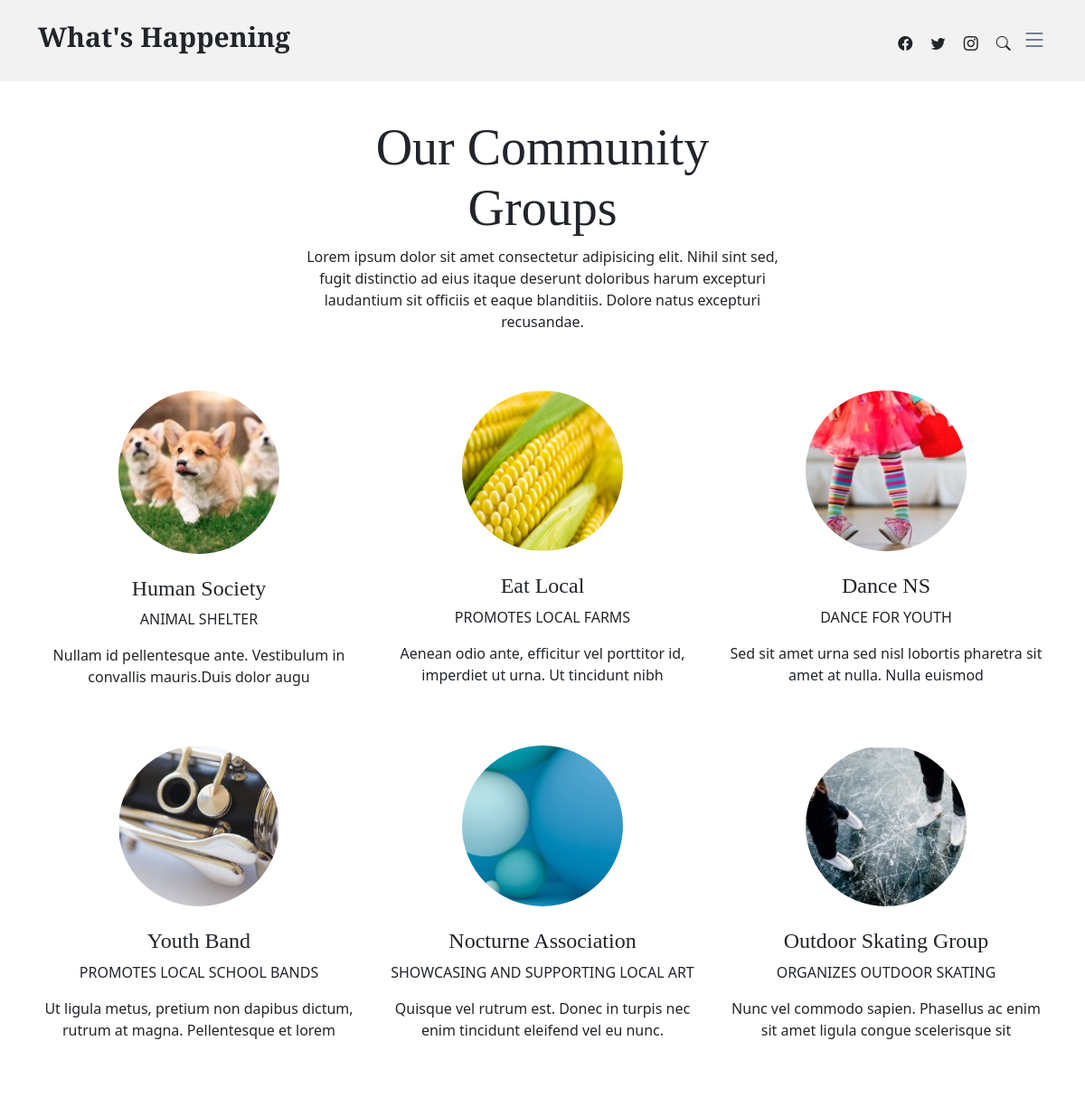
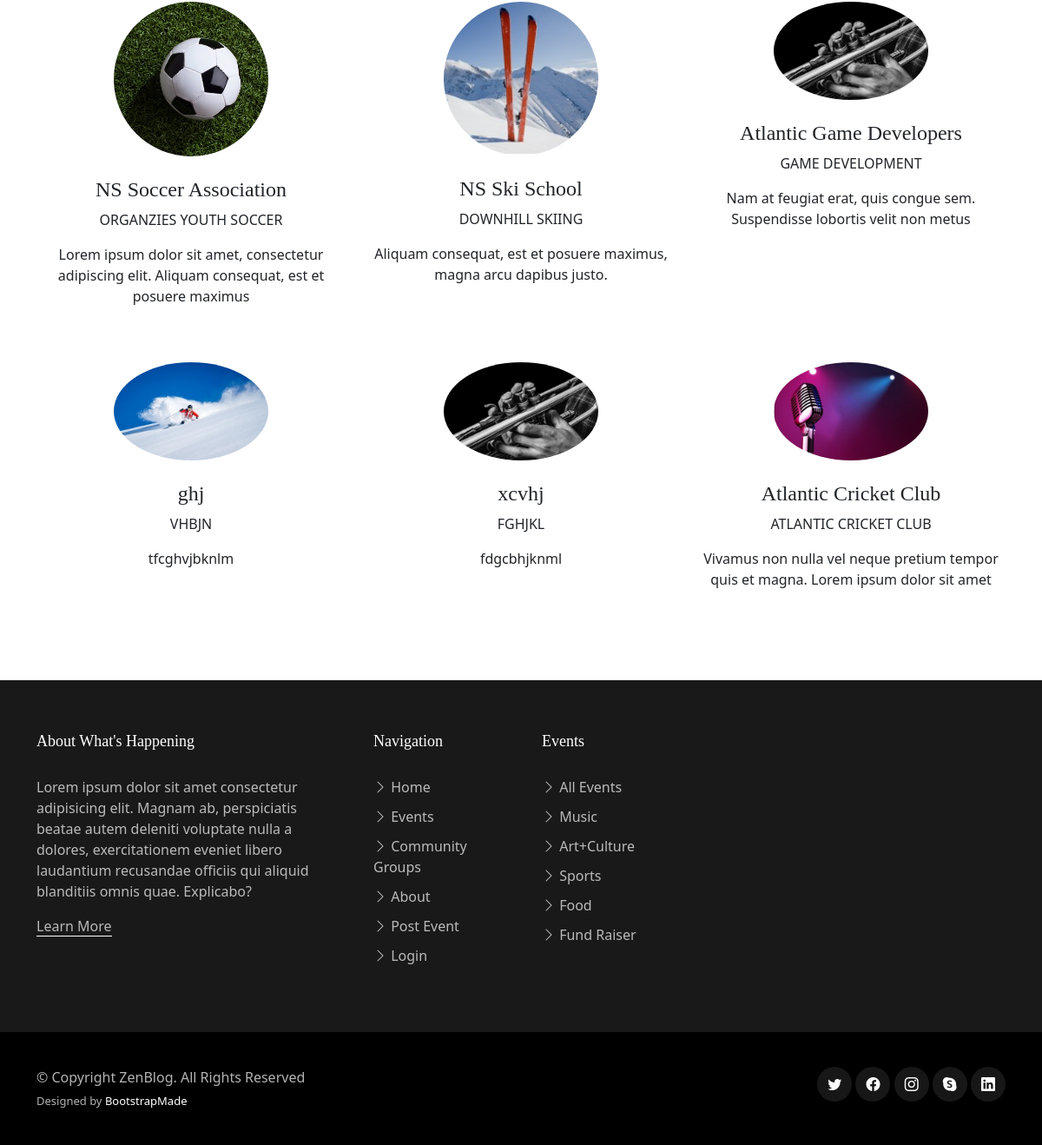
The page /groups.php on the database its author committed (2 pictures, top to bottom).
### tables this page shows
CREATE TABLE `groups` (
  `GroupID` int(11) NOT NULL,
  `GroupName` varchar(100) NOT NULL,
  `GroupImage` varchar(50) NOT NULL,
  `GroupType` varchar(100) NOT NULL,
  `GroupDesc` text NOT NULL,
  `ContactName` varchar(255) NOT NULL,
  `ContactEmail` varchar(255) NOT NULL
);

### groups.php (the view, shortened to what this page needs)
<!DOCTYPE html>
<html lang="en">
<head>
  <link href="assets/vendor/bootstrap/css/bootstrap.min.css" rel="stylesheet">
  <link href="assets/vendor/bootstrap-icons/bootstrap-icons.css" rel="stylesheet">
  <link href="assets/vendor/swiper/swiper-bundle.min.css" rel="stylesheet">
  <link href="assets/vendor/glightbox/css/glightbox.min.css" rel="stylesheet">
  <link href="assets/vendor/aos/aos.css" rel="stylesheet">
  <link href="assets/css/variables.css" rel="stylesheet">
  <link href="assets/css/main.css" rel="stylesheet">
</head>
<body>
  <header id="header" class="header d-flex align-items-center fixed-top">
    <div class="container-fluid container-xl d-flex align-items-center justify-content-between">
      <a href="index.php" class="logo d-flex align-items-center">
        <h1>What's Happening</h1>
      </a>
      <div class="position-relative">
        <a href="#" class="mx-2"><span class="bi-facebook"></span></a>
        <a href="#" class="mx-2"><span class="bi-twitter"></span></a>
        <a href="#" class="mx-2"><span class="bi-instagram"></span></a>
        <a href="#" class="mx-2 js-search-open"><span class="bi-search"></span></a>
        <i class="bi bi-list mobile-nav-toggle"></i>
      </div>
    </div>
  </header>
  <main id="main">
    <section>
      <div class="container" data-aos="fade-up">
        <div class="row">
          <div class="col-12 text-center mb-5">
            <div class="row justify-content-center">
              <div class="col-lg-6">
                <h2 class="display-4">Our Community Groups</h2>
                <p>Lorem ipsum dolor sit amet consectetur adipisicing elit. Nihil sint sed, fugit distinctio ad eius itaque deserunt doloribus harum excepturi laudantium sit officiis et eaque blanditiis. Dolore natus excepturi recusandae.</p>
              </div>
            </div>
          </div>
          <?php
            $db_hostname = 'localhost';
            $db_username = 'root';
            $db_password = 'root';
            $db_database = 'whats_happening';
            $conn = mysqli_connect ($db_hostname, $db_username, $db_password, $db_database);
            $groups_query = "SELECT * FROM groups";
            $result = mysqli_query($conn, $groups_query);
            while ($row = $result->fetch_assoc()) {
                $groupName = $row["GroupName"];
                $groupImage = $row["GroupImage"];
                $groupType = $row["GroupType"];
                $groupDesc = $row["GroupDesc"];
                $finalView = <<<HTML
                <div class="col-lg-4 text-center mb-5">
                    <img src="$groupImage" alt="" class="img-fluid rounded-circle w-50 mb-4">
                    <h4>$groupName</h4>
                    <span class="d-block mb-3 text-uppercase">$groupType</span>
                    <p>$groupDesc</p>
                </div>
                HTML;
                echo $finalView;
            }
          ?>
        </div>
      </div>
    </section>
  </main>
<footer id="footer" class="footer">
<div class="footer-content">
  <div class="container">
    <div class="row g-5">
      <div class="col-lg-4">
        <h3 class="footer-heading">About What's Happening</h3>
        <p>Lorem ipsum dolor sit amet consectetur adipisicing elit. Magnam ab, perspiciatis beatae autem deleniti voluptate nulla a dolores, exercitationem eveniet libero laudantium recusandae officiis qui aliquid blanditiis omnis quae. Explicabo?</p>
        <p><a href="about.php" class="footer-link-more">Learn More</a></p>
      </div>
      <div class="col-6 col-lg-2">
        <h3 class="footer-heading">Navigation</h3>
        <ul class="footer-links list-unstyled">
          <li><a href="index.php"><i class="bi bi-chevron-right"></i> Home</a></li>
          <li><a href="events.php?target="><i class="bi bi-chevron-right"></i> Events</a></li>
          <li><a href="groups.php"><i class="bi bi-chevron-right"></i> Community Groups</a></li>
          <li><a href="about.php"><i class="bi bi-chevron-right"></i> About</a></li>
          <li><a href="post.php"><i class="bi bi-chevron-right"></i> Post Event</a></li>
          <li><a href="login.php"><i class="bi bi-chevron-right"></i> Login</a></li>
        </ul>
      </div>
      <div class="col-6 col-lg-2">
        <h3 class="footer-heading">Events</h3>
        <ul class="footer-links list-unstyled">
          <li><a href="events.php?target="><i class="bi bi-chevron-right"></i> All Events</a></li>
          <li><a href="events.php?target=Music"><i class="bi bi-chevron-right"></i> Music</a></li>
          <li><a href="events.php?target=Art%2BCulture"><i class="bi bi-chevron-right"></i> Art+Culture</a></li>
          <li><a href="events.php?target=Sports"><i class="bi bi-chevron-right"></i> Sports</a></li>
          <li><a href="events.php?target=Food"><i class="bi bi-chevron-right"></i> Food</a></li>
          <li><a href="events.php?target=Fund%20Raiser"><i class="bi bi-chevron-right"></i> Fund Raiser</a></li>
        </ul>
      </div>
    </div>
  </div>
</div>
<div class="footer-legal">
  <div class="container">
    <div class="row justify-content-between">
      <div class="col-md-6 text-center text-md-start mb-3 mb-md-0">
        <div class="copyright">
          © Copyright <strong><span>ZenBlog</span></strong>. All Rights Reserved
        </div>
        <div class="credits">
          Designed by <a href="https://bootstrapmade.com/">BootstrapMade</a>
        </div>
      </div>
      <div class="col-md-6">
        <div class="social-links mb-3 mb-lg-0 text-center text-md-end">
          <a href="#" class="twitter"><i class="bi bi-twitter"></i></a>
          <a href="#" class="facebook"><i class="bi bi-facebook"></i></a>
          <a href="#" class="instagram"><i class="bi bi-instagram"></i></a>
          <a href="#" class="google-plus"><i class="bi bi-skype"></i></a>
          <a href="#" class="linkedin"><i class="bi bi-linkedin"></i></a>
        </div>
      </div>
    </div>
  </div>
</div>
</footer>
</body>
</html>

### assets/css/variables.css (style rules this page uses)
:root { --font-default: 'EB Garamond', system-ui, -apple-system, "Segoe UI", Roboto, "Helvetica Neue", Arial, "Noto Sans", "Liberation Sans", sans-serif, "Apple Color Emoji", "Segoe UI Emoji", "Segoe UI Symbol", "Noto Color Emoji"; --font-primary: 'EB Garamond', serif; --font-secondary: 'Inter', sans-serif; --color-default: #212529; --color-default-rgb: 33, 37, 41; --color-links: #212529; --color-links-hover: #15171a; --color-primary: #212529; --color-primary-light: #26282c; --color-primary-dark: #0b0c0e; --color-primary-rgb: 33, 37, 41; --color-primary-light-rgb: 38, 40, 44; --color-primary-dark-rgb: 11, 12, 14; --color-secondary: #596d80; --color-secondary-light: #8498aa; --color-secondary-dark: #404f5c; --color-secondary-rgb: 89, 109, 128; --color-secondary-light-rgb: 132, 152, 170; --color-secondary-dark-rgb: 64, 79, 92; --color-blue: #0d6efd; --color-blue-rgb: 13, 110, 253; --color-indigo: #6610f2; --color-indigo-rgb: 102, 16, 242; --color-purple: #6f42c1; --color-purple-rgb: 111, 66, 193; --color-pink: #f3268c; --color-pink-rgb: 243, 38, 140; --color-red: #df1529; --color-red-rgb: 223, 21, 4; --color-orange: #fd7e14; --color-orange-rgb: 253, 126, 20; --color-yellow: #ffc107; --color-yellow-rgb: 255, 193, 7; --color-green: #059652; --color-green-rgb: 5, 150, 82; --color-teal: #20c997; --color-teal-rgb: 32, 201, 151; --color-cyan: #0dcaf0; --color-cyan-rgb: 13, 202, 240; --color-white: #ffffff; --color-white-rgb: 255, 255, 255; --color-gray: #6c757d; --color-gray-rgb: 108, 117, 125; --color-black: #000000; --color-black-rgb: 0, 0, 0; }
:root { --bs-blue: var(--color-blue); --bs-indigo: var(--color-indigo); --bs-purple: var(--color-purple); --bs-pink: var(--color-pink); --bs-red: var(--color-red); --bs-orange: var(--color-orange); --bs-yellow: var(--color-yellow); --bs-green: var(--color-green); --bs-teal: var(--color-teal); --bs-cyan: var(--color-cyan); --bs-white: var(--color-white); --bs-gray: var(--color-gray); --bs-gray-dark: #343a40; --bs-gray-100: #f8f9fa; --bs-gray-200: #e9ecef; --bs-gray-300: #dee2e6; --bs-gray-400: #ced4da; --bs-gray-500: #adb5bd; --bs-gray-600: #6c757d; --bs-gray-700: #495057; --bs-gray-800: #343a40; --bs-gray-900: #212529; --bs-primary: var(--color-blue); --bs-secondary: var(--color-blue); --bs-success: #198754; --bs-info: #0dcaf0; --bs-warning: #ffc107; --bs-danger: #dc3545; --bs-light: #f8f9fa; --bs-dark: #212529; --bs-primary-rgb: var(--color-primary-rgb); --bs-secondary-rgb: var(--color-secondary-rgb); --bs-success-rgb: 25, 135, 84; --bs-info-rgb: 13, 202, 240; --bs-warning-rgb: 255, 193, 7; --bs-danger-rgb: 220, 53, 69; --bs-light-rgb: 248, 249, 250; --bs-dark-rgb: 33, 37, 41; --bs-white-rgb: var(--color-white-rgb); --bs-black-rgb: var(--color-black-rgb); --bs-body-color-rgb: var(--color-default-rgb); --bs-body-bg-rgb: 255, 255, 255; --bs-font-sans-serif: var(--font-default); --bs-font-monospace: SFMono-Regular, Menlo, Monaco, Consolas, "Liberation Mono", "Courier New", monospace; --bs-gradient: linear-gradient(180deg, rgba(255, 255, 255, 0.15), rgba(255, 255, 255, 0)); --bs-body-font-family: var(--font-default); --bs-body-font-size: 1rem; --bs-body-font-weight: 400; --bs-body-line-height: 1.5; --bs-body-color: var(--color-default); --bs-body-bg: #fff; }

### rows shown on the page
groups: GroupImage (picture), GroupName "Human Society", GroupType "ANIMAL SHELTER", GroupDesc "Nullam id pellentesque ante. Vestibulum in convallis mauris.Duis dolor augu"
groups: GroupImage (picture), GroupName "Eat Local", GroupType "PROMOTES LOCAL FARMS", GroupDesc "Aenean odio ante, efficitur vel porttitor id, imperdiet ut urna. Ut tincidunt nibh"
groups: GroupImage (picture), GroupName "Dance NS", GroupType "DANCE FOR YOUTH", GroupDesc "Sed sit amet urna sed nisl lobortis pharetra sit amet at nulla. Nulla euismod"
groups: GroupImage (picture), GroupName "Youth Band", GroupType "PROMOTES LOCAL SCHOOL BANDS", GroupDesc "Ut ligula metus, pretium non dapibus dictum, rutrum at magna. Pellentesque et lorem"
groups: GroupImage (picture), GroupName "Nocturne Association", GroupType "SHOWCASING AND SUPPORTING LOCAL ART", GroupDesc "Quisque vel rutrum est. Donec in turpis nec enim tincidunt eleifend vel eu nunc."
groups: GroupImage (picture), GroupName "Outdoor Skating Group", GroupType "ORGANIZES OUTDOOR SKATING", GroupDesc "Nunc vel commodo sapien. Phasellus ac enim sit amet ligula congue scelerisque sit"
groups: GroupImage (picture), GroupName "NS Soccer Association", GroupType "ORGANZIES YOUTH SOCCER", GroupDesc "Lorem ipsum dolor sit amet, consectetur adipiscing elit. Aliquam consequat, est et posuere maximus"
groups: GroupImage (picture), GroupName "NS Ski School", GroupType "DOWNHILL SKIING", GroupDesc "Aliquam consequat, est et posuere maximus, magna arcu dapibus justo."
groups: GroupImage (picture), GroupName "Atlantic Game Developers", GroupType "GAME DEVELOPMENT", GroupDesc "Nam at feugiat erat, quis congue sem. Suspendisse lobortis velit non metus"
groups: GroupImage (picture), GroupName "ghj", GroupType "VHBJN", GroupDesc "tfcghvjbknlm"
groups: GroupImage (picture), GroupName "xcvhj", GroupType "FGHJKL", GroupDesc "fdgcbhjknml"
groups: GroupImage (picture), GroupName "Atlantic Cricket Club", GroupType "ATLANTIC CRICKET CLUB", GroupDesc "Vivamus non nulla vel neque pretium tempor quis et magna. Lorem ipsum dolor sit amet"
